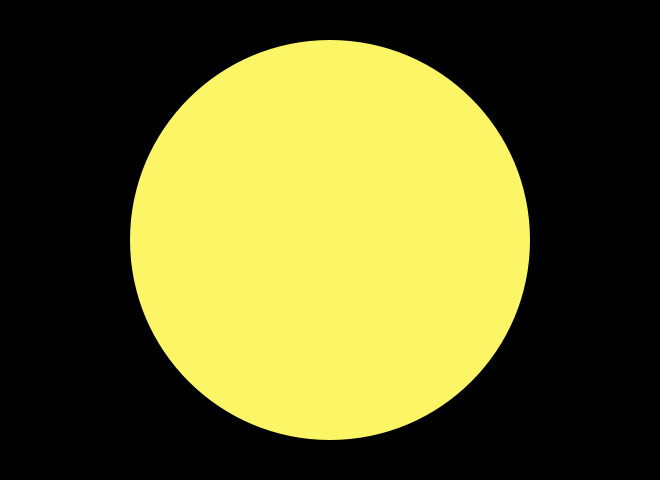
Frame 1 (no input)
Frame 60 (the mouse pressed at the canvas centre just before this capture): identical to frame 1, image omitted
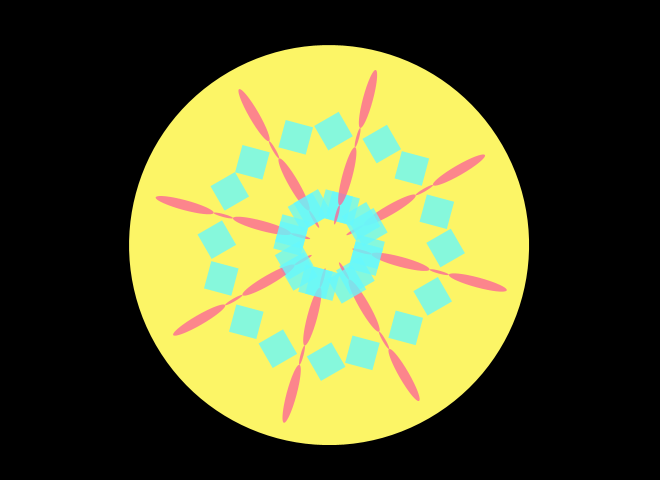
Frame 120 (the mouse held since frame 60 and released just before this capture)

The Processing sketch that drew these frames (run headless with seeded random() and noise(); from frame 60 on, the mouse is pressed at the canvas centre):

// Processing sketch: processing_15705
// ── processing_15705.pde

float currX = 0.0;
float currY = 0.0;
float easing = .1;


void setup()
{
  smooth();
  size( 660,480);
  noStroke();
  background(0);
  fill(252,245,102);
//fill(255);
  ellipse(width/2,height/2,400,400);
 
}

void draw()
{  noStroke();
  background(0);
  fill(252,245,102);
//fill(255);
  ellipse(width/2,height/2,400,400);
    float targetX = mouseX;
  float dx = (targetX - currX);
  currX += dx*easing;
  
  if (mouseX>0){
    //  {translate(65,-310);
//  
//    noStroke();
//  background(0);
//  fill(252,245,102);
////fill(255);
//  ellipse(width/2,height/2,400,400);
    //top

  translate(0,10);
    circle(1, 0, 0,-120, 0, 0,0);
  diamond (35, -120, 0);
  
  circle(1, 0, 0, -40, 0, 0,0);
  diamond (35, -40, 0);
  
  //left
translate(260,-170);
      circle(1, 1, 0,-120, 0, 0,0);
  diamond (35, -120, 1);
  
  circle(1, 1, 0, -40, 0, 0,0);
  diamond (35, -40, 1);
  
  //left 2
  translate(300,70);
      circle(1, 2, 0,-120, 0, 0,0);
  diamond (35, -120, 2);
  
  circle(1, 2, 0, -40, 0, 0,0);
  diamond (35, -40, 2);
  
  //left3
  translate (170,260);
  circle(1, 3, 0,-120, 0, 0,0);
  diamond (35, -120, 3);
  
  circle(1, 3, 0, -40, 0, 0,0);
  diamond (35, -40, 3);
  //down
  
  translate(-70,300);
  circle(1, 4, 0,-120, 0, 0,0);
  diamond (35, -120, 4);
  
  circle(1, 4, 0, -40, 0, 0,0);
  diamond (35, -40, 4);
  
  //down left
  translate (-260,165);
  circle(1, 5, 0,-120, 0, 0,0);
  diamond (35, -120, 5);
  
  circle(1, 5, 0, -40, 0, 0,0);
  diamond (35, -40, 5);
  
  //right 2
  translate(-300,-65);
    circle(1, 6, 0,-120, 0, 0,0);
  diamond (35, -120, 6);
  
  circle(1, 6, 0, -40, 0, 0,0);
  diamond (35, -40, 6);
  
  // right
  translate (-167,-260);
    circle(1, 7, 0,-120, 0, 0,0);
  diamond (35, -120, 7);
  
  circle(1, 7, 0, -40, 0, 0,0);
  diamond (35, -40, 7);
  }
  
    if(mouseX>100)
    
  {
  rotate(radians(20));

    translate(20,-440);
  
    noStroke();
  background(0);
  fill(252,245,102);
//fill(255);
  ellipse(width/2,height/2,400,400);
    //top

  translate(0,10);
    circle(1, 0, 0,-120, 0, 0,0);
  diamond (25, -120, 0);
  
  circle(1, 0, 0, -40, 0, 0,0);
  diamond (25, -40, 0);
  
  //left
translate(260,-170);
      circle(1, 1, 0,-120, 0, 0,0);
  diamond (25, -120, 1);
  
  circle(1, 1, 0, -40, 0, 0,0);
  diamond (25, -40, 1);
  
  //left 2
  translate(300,70);
      circle(1, 2, 0,-120, 0, 0,0);
  diamond (25, -120, 2);
  
  circle(1, 2, 0, -40, 0, 0,0);
  diamond (25, -40, 2);
  
  //left3
  translate (170,260);
  circle(1, 3, 0,-120, 0, 0,0);
  diamond (25, -120, 3);
  
  circle(1, 3, 0, -40, 0, 0,0);
  diamond (25, -40, 3);
  //down
  
  translate(-70,300);
  circle(1, 4, 0,-120, 0, 0,0);
  diamond (25, -120, 4);
  
  circle(1, 4, 0, -40, 0, 0,0);
  diamond (25, -40, 4);
  
  //down left
  translate (-260,165);
  circle(1, 5, 0,-120, 0, 0,0);
  diamond (25, -120, 5);
  
  circle(1, 5, 0, -40, 0, 0,0);
  diamond (25, -40, 5);
  
  //right 2
  translate(-300,-65);
    circle(1, 6, 0,-120, 0, 0,0);
  diamond (25, -120, 6);
  
  circle(1, 6, 0, -40, 0, 0,0);
  diamond (25, -40, 6);
  
  // right
  translate (-167,-260);
    circle(1, 7, 0,-120, 0, 0,0);
  diamond (25, -120, 7);
  
  circle(1, 7, 0, -40, 0, 0,0);
  diamond (25, -40, 7);
  }
  
  if(mouseX>200)
  { rotate(radians(20));

    translate(20,-440);
  
    noStroke();
  background(0);
  fill(252,245,102);
//fill(255);
  ellipse(width/2,height/2,400,400);
    //top

  translate(0,10);
    circle(1, 0, 0,-120, 0, 0,0);
  diamond (15, -120, 0);
  
  circle(1, 0, 0, -40, 0, 0,0);
  diamond (15, -40, 0);
  
  //left
translate(260,-170);
      circle(1, 1, 0,-120, 0, 0,0);
  diamond (15, -120, 1);
  
  circle(1, 1, 0, -40, 0, 0,0);
  diamond (15, -40, 1);
  
  //left 2
  translate(300,70);
      circle(1, 2, 0,-120, 0, 0,0);
  diamond (15, -120, 2);
  
  circle(1, 2, 0, -40, 0, 0,0);
  diamond (15, -40, 2);
  
  //left3
  translate (170,260);
  circle(1, 3, 0,-120, 0, 0,0);
  diamond (15, -120, 3);
  
  circle(1, 3, 0, -40, 0, 0,0);
  diamond (15, -40, 3);
  //down
  
  translate(-70,300);
  circle(1, 4, 0,-120, 0, 0,0);
  diamond (15, -120, 4);
  
  circle(1, 4, 0, -40, 0, 0,0);
  diamond (15, -40, 4);
  
  //down left
  translate (-260,165);
  circle(1, 5, 0,-120, 0, 0,0);
  diamond (15, -120, 5);
  
  circle(1, 5, 0, -40, 0, 0,0);
  diamond (15, -40, 5);
  
  //right 2
  translate(-300,-65);
    circle(1, 6, 0,-120, 0, 0,0);
  diamond (15, -120, 6);
  
  circle(1, 6, 0, -40, 0, 0,0);
  diamond (15, -40, 6);
  
  // right
  translate (-167,-260);
    circle(1, 7, 0,-120, 0, 0,0);
  diamond (15, -120, 7);
  
  circle(1, 7, 0, -40, 0, 0,0);
  diamond (15, -40, 7);
  }
  
  
  if (mouseX>300)
  {  
 rotate(radians(20));

    translate(20,-440);
  
    noStroke();
  background(0);
  fill(252,245,102);
//fill(255);
  ellipse(width/2,height/2,400,400);
  //top

  translate(0,10);
    circle(1, 0, 0,-120, 0, 0,10);
  diamond (10, -120, 0);
  
  circle(1, 0, 0, -40, 0, 0,10);
  diamond (10, -40, 0);
  
  //left
translate(260,-170);
      circle(1, 1, 0,-120, 0, 0,10);
  diamond (10, -120, 1);
  
  circle(1, 1, 0, -40, 0, 0,10);
  diamond (10, -40, 1);
  
  //left 2
  translate(300,70);
      circle(1, 2, 0,-120, 0, 0,10);
  diamond (10, -120, 2);
  
  circle(1, 2, 0, -40, 0, 0,10);
  diamond (10, -40, 2);
  
  //left3
  translate (170,260);
  circle(1, 3, 0,-120, 0, 0,10);
  diamond (10, -120, 3);
  
  circle(1, 3, 0, -40, 0, 0,10);
  diamond (10, -40, 3);
  //down
  
  translate(-70,300);
  circle(1, 4, 0,-120, 0, 0,10);
  diamond (10, -120, 4);
  
  circle(1, 4, 0, -40, 0, 0,10);
  diamond (10, -40, 4);
  
  //down left
  translate (-260,165);
  circle(1, 5, 0,-120, 0, 0,10);
  diamond (10, -120, 5);
  
  circle(1, 5, 0, -40, 0, 0,10);
  diamond (10, -40, 5);
  
  //right 2
  translate(-300,-65);
    circle(1, 6, 0,-120, 0, 0,10);
  diamond (10, -120, 6);
  
  circle(1, 6, 0, -40, 0, 0,10);
  diamond (10, -40, 6);
  
  // right
  translate (-167,-260);
    circle(1, 7, 0,-120, 0, 0,10);
  diamond (10, -120, 7);
  
  circle(1, 7, 0, -40, 0, 0,10);
  diamond (10, -40, 7);
  }
  
  
  if (mouseX>400)
  { rotate(radians(20));

    translate(20,-440);
  
    noStroke();
  background(0);
  fill(252,245,102);
//fill(255);
  ellipse(width/2,height/2,400,400);
      //top

  translate(0,10);
    circle(1, 0, 0,-120, 0, 0,30);
  diamond (5, -120, 0);
  
  circle(1, 0, 0, -40, 0, 0,30);
  diamond (5, -40, 0);
  
  //left
translate(260,-170);
      circle(1, 1, 0,-120, 0, 0,30);
  diamond (5, -120, 1);
  
  circle(1, 1, 0, -40, 0, 0,30);
  diamond (5, -40, 1);
  
  //left 2
  translate(300,70);
      circle(1, 2, 0,-120, 0, 0,30);
  diamond (5, -120, 2);
  
  circle(1, 2, 0, -40, 0, 0,30);
  diamond (5, -40, 2);
  
  //left3
  translate (170,260);
  circle(1, 3, 0,-120, 0, 0,30);
  diamond (5, -120, 3);
  
  circle(1, 3, 0, -40, 0, 0,30);
  diamond (5, -40, 3);
  //down
  
  translate(-70,300);
  circle(1, 4, 0,-120, 0, 0,30);
  diamond (5, -120, 4);
  
  circle(1, 4, 0, -40, 0, 0,30);
  diamond (5, -40, 4);
  
  //down left
  translate (-260,165);
  circle(1, 5, 0,-120, 0, 0,30);
  diamond (5, -120, 5);
  
  circle(1, 5, 0, -40, 0, 0,30);
  diamond (5, -40, 5);
  
  //right 2
  translate(-300,-65);
    circle(1, 6, 0,-120, 0, 0,30);
  diamond (5, -120, 6);
  
  circle(1, 6, 0, -40, 0, 0,30);
  diamond (5, -40, 6);
  
  // right
  translate (-167,-260);
    circle(1, 7, 0,-120, 0, 0,30);
  diamond (5, -120, 7);
  
  circle(1, 7, 0, -40, 0, 0,30);
  diamond (5, -40, 7);
    
  }

  
  
  
  
  if (mouseX>500){
    rotate(radians(20));

    translate(20,-440);
  
    noStroke();
  background(0);
  fill(252,245,102);
//fill(255);
  ellipse(width/2,height/2,400,400);
  //top

  translate(0,10);
    circle(1, 0, 0,-120, 0, 0,60);
  diamond (5, -120, 0);
  
  circle(1, 0, 0, -40, 0, 0,60);
  diamond (5, -40, 0);
  
  //left
translate(260,-170);
      circle(1, 1, 0,-120, 0, 0,60);
  diamond (5, -120, 1);
  
  circle(1, 1, 0, -40, 0, 0,60);
  diamond (5, -40, 1);
  
  //left 2
  translate(300,70);
      circle(1, 2, 0,-120, 0, 0,60);
  diamond (5, -120, 2);
  
  circle(1, 2, 0, -40, 0, 0,60);
  diamond (5, -40, 2);
  
  //left3
  translate (170,260);
  circle(1, 3, 0,-120, 0, 0,60);
  diamond (5, -120, 3);
  
  circle(1, 3, 0, -40, 0, 0,60);
  diamond (5, -40, 3);
  //down
  
  translate(-70,300);
  circle(1, 4, 0,-120, 0, 0,60);
  diamond (5, -120, 4);
  
  circle(1, 4, 0, -40, 0, 0,60);
  diamond (5, -40, 4);
  
  //down left
  translate (-260,165);
  circle(1, 5, 0,-120, 0, 0,60);
  diamond (5, -120, 5);
  
  circle(1, 5, 0, -40, 0, 0,60);
  diamond (5, -40, 5);
  
  //right 2
  translate(-300,-65);
    circle(1, 6, 0,-120, 0, 0,60);
  diamond (5, -120, 6);
  
  circle(1, 6, 0, -40, 0, 0,60);
  diamond (5, -40, 6);
  
  // right
  translate (-167,-260);
    circle(1, 7, 0,-120, 0, 0,60);
  diamond (5, -120, 7);
  
  circle(1, 7, 0, -40, 0, 0,60);
  diamond (5, -40, 7);
  
}

}


void circle(float x, int y, int w, int h, int a, int b, int c)

{
 fill(252,102,150,200);
  noStroke();
  smooth();
  pushMatrix();    
  scale(x,1);
  rotate(radians(45*y));
  translate((width/2)+w, (height/2)+h);

  ellipse(a,b-40,c,60);
  ellipse(a,b,c/3,20);
 
  popMatrix();
}


void diamond (int d, int e, int r)
{
  int wid= width/2;
  int hei = height/2;
noStroke();
fill(102,249,252,200);
  pushMatrix();
  rotate(radians(45*r));
translate(d,e);
quad(wid-55,hei,wid-35,hei-20,wid-15,hei,wid-35,hei+20);


popMatrix();


pushMatrix();
rotate(radians(45*r));
translate(-d,e);
quad(wid+55,hei,wid+35,hei-20,wid+15,hei,wid+35,hei+20);


popMatrix();
}
